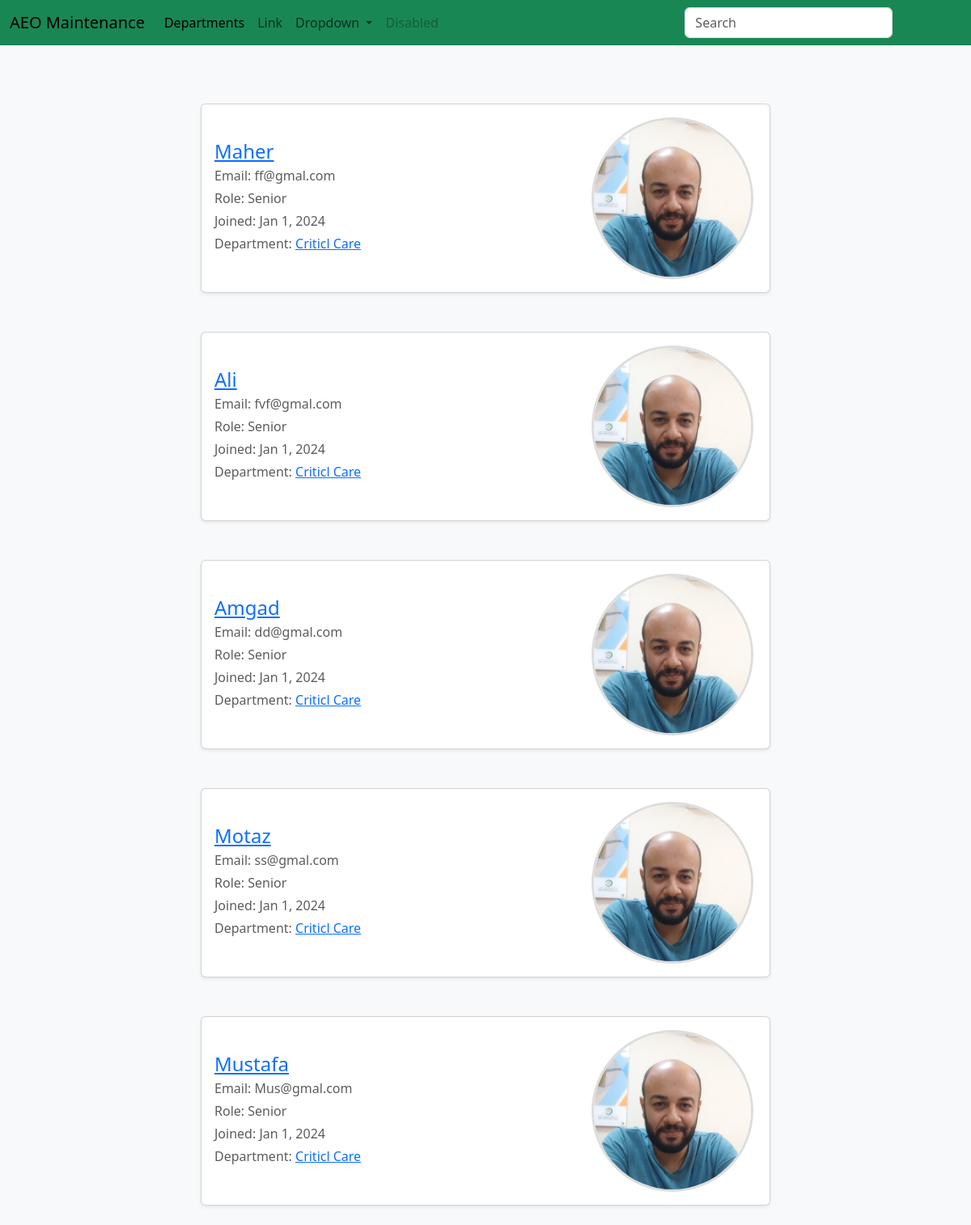
/users, run on an earlier commit of the app's database.
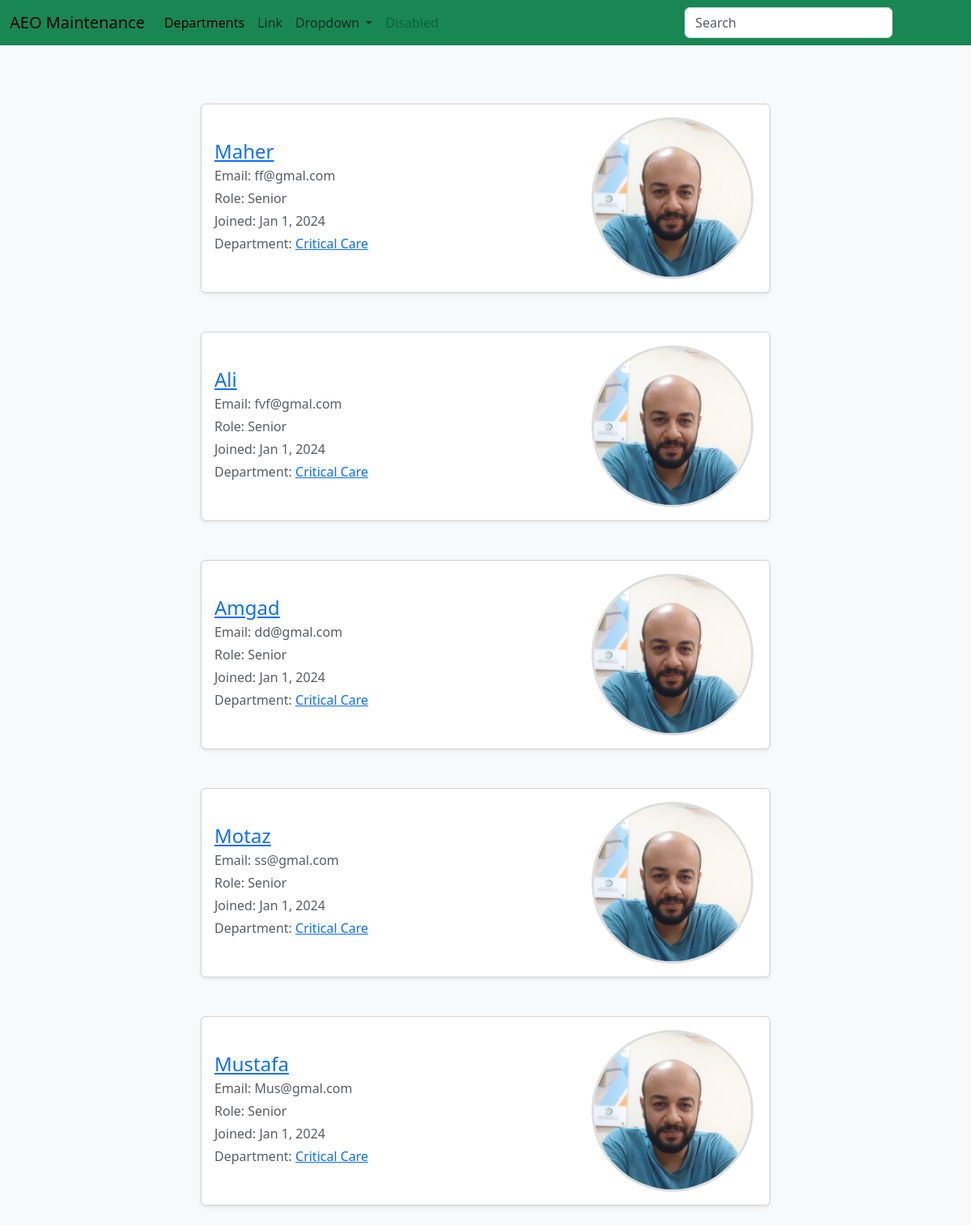
And on a later commit of the database.
### maintenance_system/models.py (models this page shows, shortened)
class User(db.Model):
	id = db.Column(db.Integer, primary_key=True)
	username = db.Column(db.String(80), unique=True)
	email = db.Column(db.String(120), unique=True)
	password = db.Column(db.String(120))
	rank = db.Column(db.String(120), default="Junior")
	profile_pic = db.Column(db.String(120), default="default.jpg")
	department_id = db.Column(db.Integer, db.ForeignKey('department.id'))
	machines = db.relationship('Machine', backref='user', lazy=True)
	hospitals = db.relationship('Hospital', secondary='user_hospital', backref='users', lazy='dynamic')

class Department(db.Model):
	id = db.Column(db.Integer, primary_key=True)
	name = db.Column(db.String(80), unique=True)
	members = db.relationship('User', backref='department', lazy=True)
	devices = db.relationship('Device', backref='department', lazy=True)

### maintenance_system/routes.py (the view)
@app.route('/users')
def users():
	users = User.query.all()
	return render_template('users.html', users=users)

### maintenance_system/Templates/users.html
{% extends "layout.html"%}
{% block content %}
<div class="row justify-content-center">
	{% for user in users %}
	<div class="col-md-8 col-lg-8 mt-4 mb-4">
		<div class="card p-3 shadow-sm">
			<div class="row align-items-center">
				<div class="col-md-8 col-12">
					<a href=" {{url_for('user', id=user.id) }}">
						<h4 class="mb-1">{{user.username}}</h4>
					</a>
					<p class="text-muted mb-1">Email: {{user.email}}</p>
					<p class="text-muted mb-1">Role: {{user.rank}}</p>
					<p class="text-muted mb-1">Joined: Jan 1, 2024</p>
					<p class="text-muted mb-1">Department: <a href="#">{{user.department.name}}</a>
					</p>
				</div>
				<div class="col-md-4 col-12 text-center">
					<img src="{{ url_for('static', filename='images/profile.jpg')}}" alt="User Photo"
						class="rounded-photo">
				</div>
			</div>
		</div>
	</div>
	{% endfor %}
</div>
{% endblock%}

### maintenance_system/Templates/layout.html (shortened to what this page needs)
<!doctype html>
<html lang="en">
<head>
	<link href="https://cdn.jsdelivr.net/npm/bootstrap@5.3.3/dist/css/bootstrap.min.css" rel="stylesheet"
>
	<link href="{{ url_for('static', filename='css/style.css')}}" rel="stylesheet">
</head>
<body>
	<nav class="navbar navbar-expand-lg bg-body-success bg-success">
		<div class="container-fluid">
			<a class="navbar-brand" href="#">AEO Maintenance</a>
			<div class="collapse navbar-collapse" id="navbarSupportedContent">
				<ul class="navbar-nav me-auto mb-2 mb-lg-0">
					<li class="nav-item">
						<a class="nav-link active" aria-current="page" href="{{ url_for('departments') }}">Departments</a>
					</li>
					<li class="nav-item">
						<a class="nav-link" href="#">Link</a>
					</li>
					<li class="nav-item dropdown">
						<a class="nav-link dropdown-toggle" href="#" role="button" data-bs-toggle="dropdown"
							aria-expanded="false">
							Dropdown
						</a>
					</li>
					<li class="nav-item">
						<a class="nav-link disabled" aria-disabled="true">Disabled</a>
					</li>
				</ul>
				<form class="d-flex" role="search">
					<input class="form-control me-2" type="search" placeholder="Search" aria-label="Search">
					<button class="btn btn-outline-success" type="submit">Search</button>
				</form>
			</div>
		</div>
	</nav>
	<div class="container-fluid container-md">
		<div class="container mt-5">
			<div class="row justify-content-center">
				{% block content %}
				{% endblock %}
			</div>
		</div>
	</div>
</body>
</html>

### maintenance_system/static/css/style.css (style rules this page uses)
body { background-color: #f8f9fa; }
.rounded-photo { width: 200px; height: 200px; object-fit: cover; border-radius: 50%; border: 3px solid #ddd; }

What changed in the data, as far as the page shows it:
changed through a linked row, User "Maher": department.name "Criticl Care" → "Critical Care"
changed through a linked row, User "Ali": department.name "Criticl Care" → "Critical Care"
changed through a linked row, User "Amgad": department.name "Criticl Care" → "Critical Care"
changed through a linked row, User "Motaz": department.name "Criticl Care" → "Critical Care"
changed through a linked row, User "Mustafa": department.name "Criticl Care" → "Critical Care"
